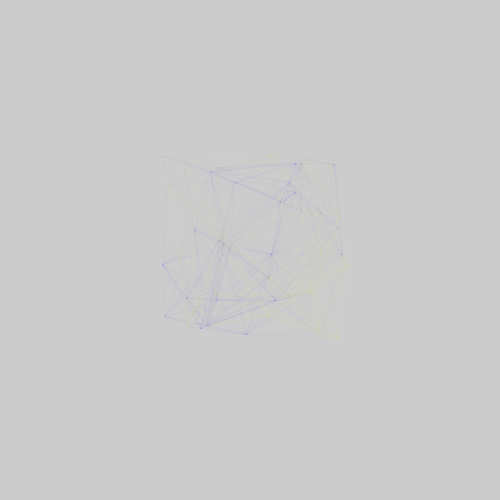
Frame 1 (no input)
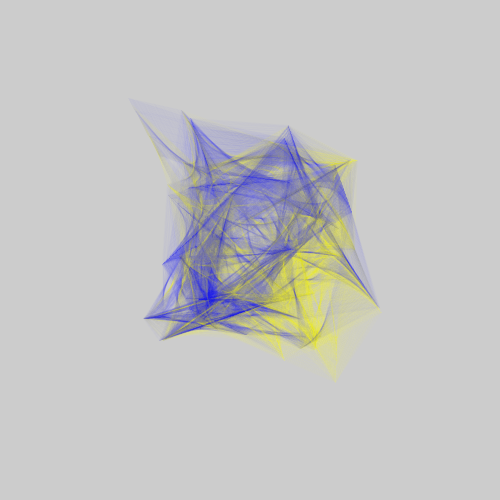
Frame 60 (the mouse pressed at the canvas centre just before this capture)
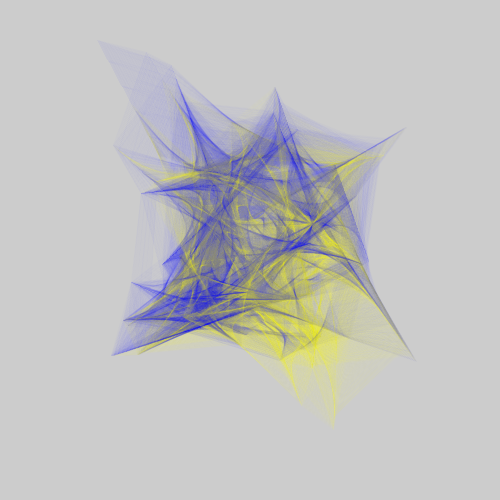
Frame 120 (the mouse held since frame 60 and released just before this capture)

The Processing sketch that drew these frames (run headless with seeded random() and noise(); from frame 60 on, the mouse is pressed at the canvas centre):

// Processing sketch: processing_157241
// ── processing_157241.pde

/*
 * Creative Coding
 * Based on Week 3_06 - spinning top: curved motion with sin() and cos()
 * by Indae Hwang and Jon McCormack and earlier exercises
 * Copyright (c) 2014 Monash University
 *
 * This sketch now includes arrays for several spinning tops *
 */
int     num;     // the number of items in the array
float[] x;       // x-position of point
float[] y;       // y-position
float[] dx; 
float[] dy;// change in position at each frame
void setup() {
  size(500, 500);
  // change each value below for different visual
  num = 50;
  // allocate size of arrays
  x = new float[num];
  y = new float[num];
  dx = new float[num];
  dy = new float[num];
  //setup an initial value for each item in the array
  for (int i=0; i<num; i++) {
   x[i] = random(width/2-100,width/2 + 100); 
   y[i] = random(height/2-100,height/2 + 100); 
 //x[i] =width/2;
// y[i] = height/2;
    dx[i] = random(-1, 1);
    dy[i] = random(-1, 1);
  }  //end of for loop
}  //end of setup

void draw() {
//  background(200);
  for (int i=0; i<num; i++) {
    x[i] += dx[i];
    y[i] += dy[i];
    float max = 1;
    float min = 0.5;
    // When the shape hits the edge of the window, it reverses its direction and changes velocity
    if (x[i] > width-10 || x[i] < 10) {
      dx[i] = dx[i] > 0 ? -random(min, max) : random(min, max);
    }  //end of if width
    if (y[i] > height-10 || y[i] < 10) {
      dy[i] = dy[i] > 0 ? -random(min, max) : random(min, max);
    }  //end of if height
  }  //end of for loop

  for (int i=0; i<num; i++) {
    for (int j=0; j<i; j++) {
      float d=dist(x[i], y[i], x[j], y[j]); // distance between centers
      if (d < 100) {
        fill(0, 255, 0);
     //   ellipse(x[i], y[i], 4, 4);  //the green dot
        fill(255, 0);
     //   ellipse(x[i], y[i], 100, 100);
        fill(255, 0, 0);
    //    ellipse(x[j], y[j], 4, 4);  //the red dot
        fill(255, 0);
    //    ellipse(x[j], y[j], 100, 100);
        int col = i%2;   
        if (col==0) {
          stroke (0, 0, 255,5);
          line (x[i], y[i], x[j], y[j]);
        } else {
          stroke (255, 255, 0,5);
          line (x[i], y[i], x[j], y[j]);
        }
      }  //end of dist if
    }  //end of j if
  }  //  end of i if
}  //end of draw
